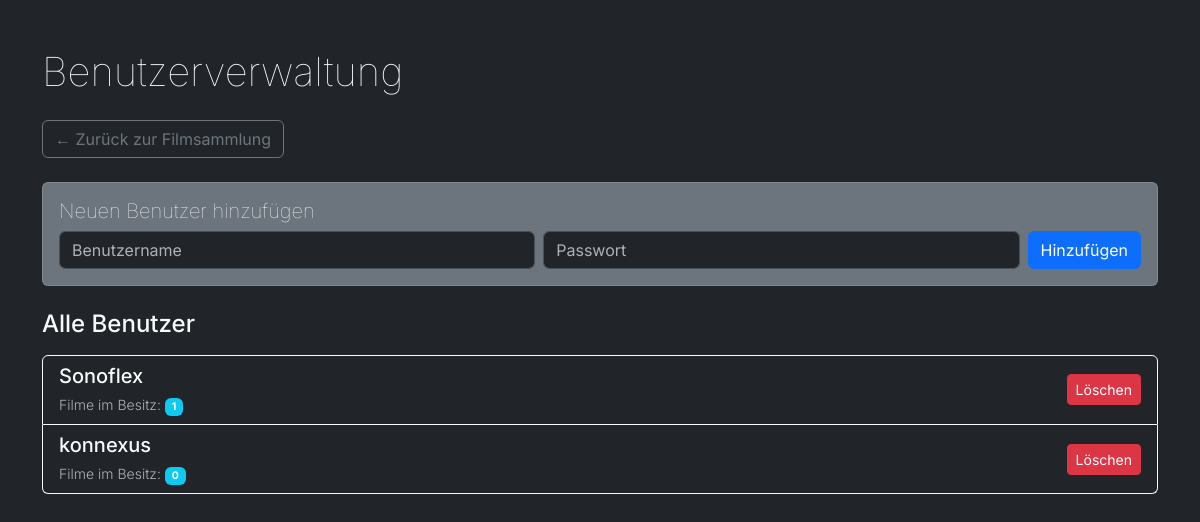
Page /benutzer (signed in) on the earlier database version.
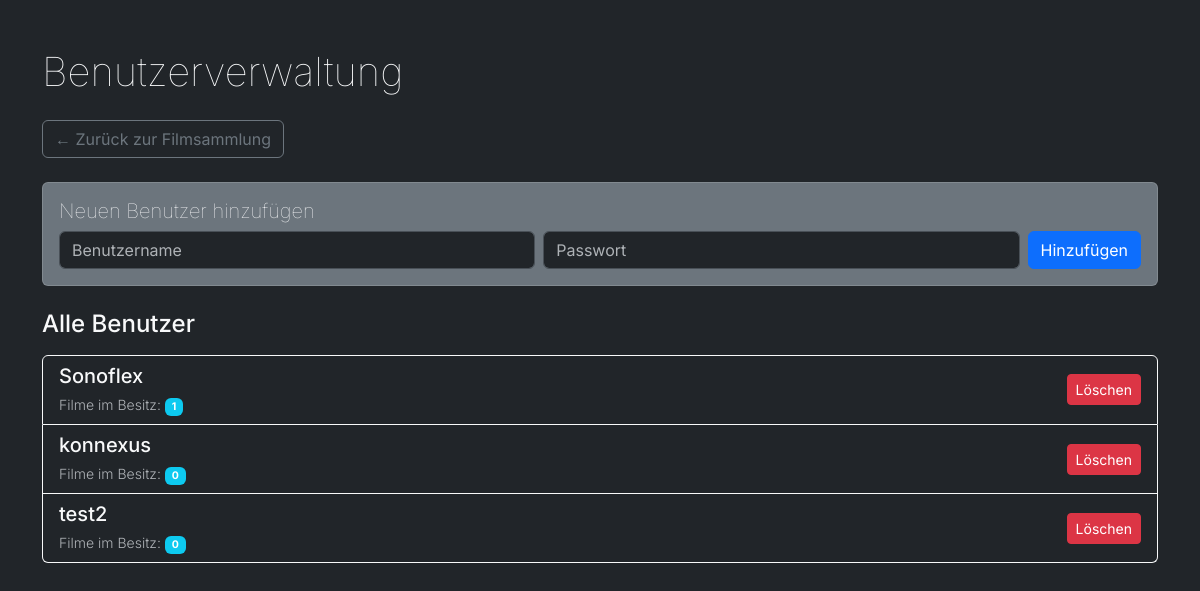
Same page on the later database version.
### app.py (models this page shows, shortened)
class Benutzer(db.Model):
    id = db.Column(db.Integer, primary_key=True)
    name = db.Column(db.String(100), unique=True, nullable=False)
    password_hash = db.Column(db.String(255), nullable=False)

### app.py (the view)
@app.route("/benutzer")
@login_erforderlich
def benutzer_liste():
    benutzer = Benutzer.query.order_by(Benutzer.name).all()
    benutzer_mit_count = []
    for user in benutzer:
        filme_count = Film.query.filter_by(besitzer=user.name).count()
        benutzer_mit_count.append({
            'user': user,
            'filme_count': filme_count
        })
    return render_template("benutzer.html", benutzer_data=benutzer_mit_count)

### app.py (called while the page is built)
def login_erforderlich(f):
    @wraps(f)
    def decorated_function(*args, **kwargs):
        if "benutzer_id" not in session:
            flash("Du musst dich anmelden", "warning")
            return redirect(url_for("login"))
        return f(*args, **kwargs)
    return decorated_function

@app.context_processor
def inject_user():
    return dict(session=session)

### templates/benutzer.html (shortened to what this page needs)
<!DOCTYPE html>
<html lang="de" data-bs-theme="dark">
<head>
    <link href="https://cdn.jsdelivr.net/npm/bootstrap@5.3.2/dist/css/bootstrap.min.css" rel="stylesheet">
</head>
<body class="bg-dark text-light">
    <div class="container py-5">
        <h1 class="mb-4">Benutzerverwaltung</h1>
        <div class="mb-4">
            <a href="{{ url_for('index') }}" class="btn btn-outline-secondary">
                ← Zurück zur Filmsammlung
            </a>
        </div>
        <div class="card card-body bg-secondary text-light mb-4">
            <h5 class="card-title">Neuen Benutzer hinzufügen</h5>
            <form action="{{ url_for('add_benutzer') }}" method="POST">
                <div class="row g-2">
                    <div class="col-md flex-grow-1">
                        <input type="text" class="form-control" name="name" placeholder="Benutzername" required>
                    </div>
                    <div class="col-md flex-grow-1">
                        <input type="password" class="form-control" name="password" placeholder="Passwort" required>
                    </div>
                    <div class="col-auto">
                        <button type="submit" class="btn btn-primary">Hinzufügen</button>
                    </div>
                </div>
            </form>
        </div>
        <h4 class="mb-3">Alle Benutzer</h4>
        {% if benutzer_data %}
            <div class="list-group">
                {% for item in benutzer_data %}
                    <div class="list-group-item bg-dark text-light border-light d-flex justify-content-between align-items-center">
                        <div>
                            <h5 class="mb-1">{{ item.user.name }}</h5>
                            <small class="text-muted">
                                Filme im Besitz:
                                <span class="badge bg-info">{{ item.filme_count }}</span>
                            </small>
                        </div>
                        <form action="{{ url_for('delete_benutzer', user_id=item.user.id) }}" method="POST" style="display: inline;">
                            <button type="submit"
                                    class="btn btn-danger btn-sm"
                                    onclick="return confirm('Benutzer \"{{ item.user.name }}\" wirklich löschen?')">
                                Löschen
                            </button>
                        </form>
                    </div>
                {% endfor %}
            </div>
        {% else %}
            <div class="alert alert-info">
                Noch keine Benutzer vorhanden.
            </div>
        {% endif %}
    </div>
</body>
</html>

### templates/benutzer.html (style rules this page uses)
body { font-family: 'Inter', sans-serif; font-weight: 300; }
h1, .card-title { font-weight: 100; }

Differences in the rows shown:
added Benutzer: user.name "test2"
Other differences:
new list line: "Filme im Besitz: 0 Löschen"
